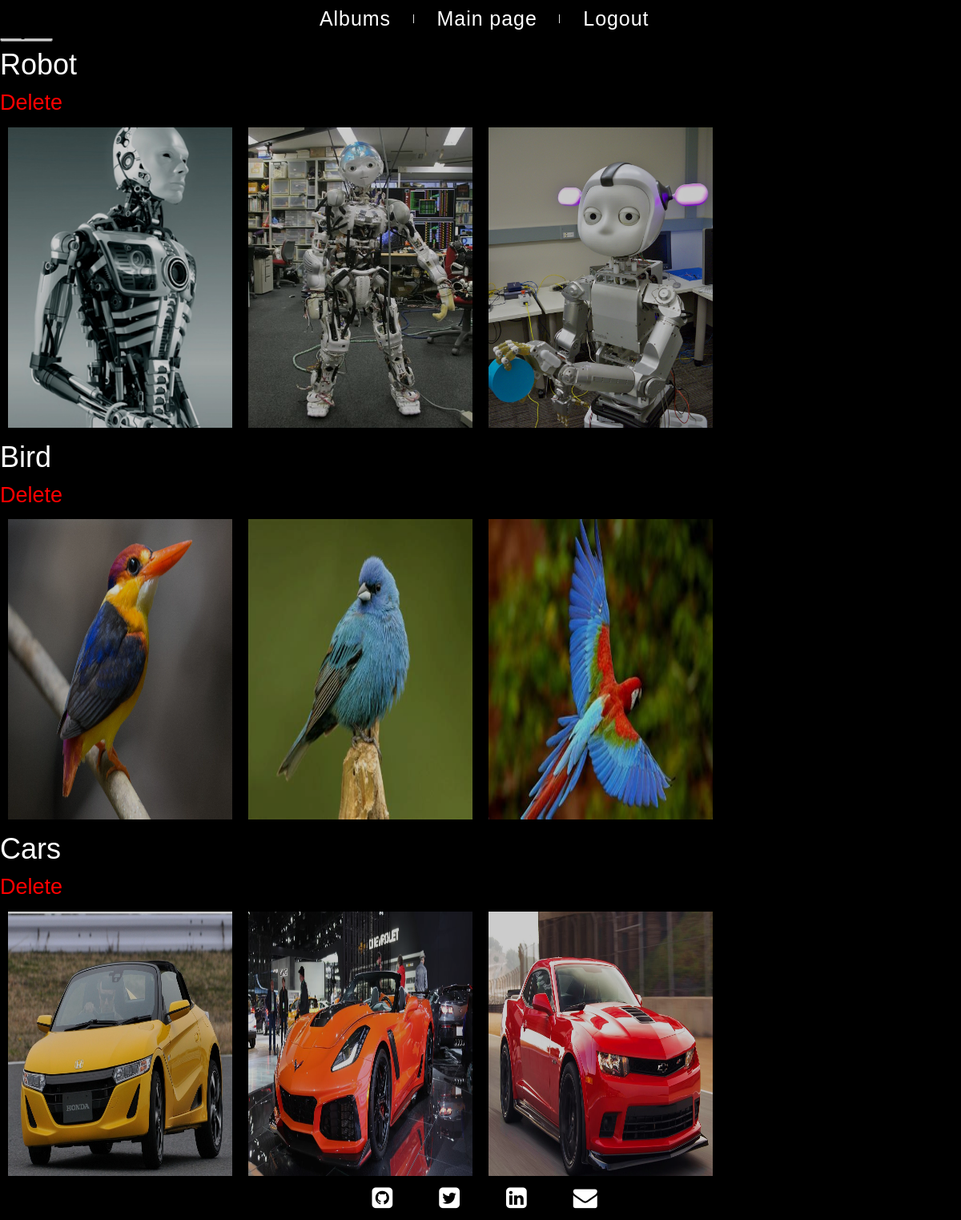
Page /album_menu on the earlier database version.
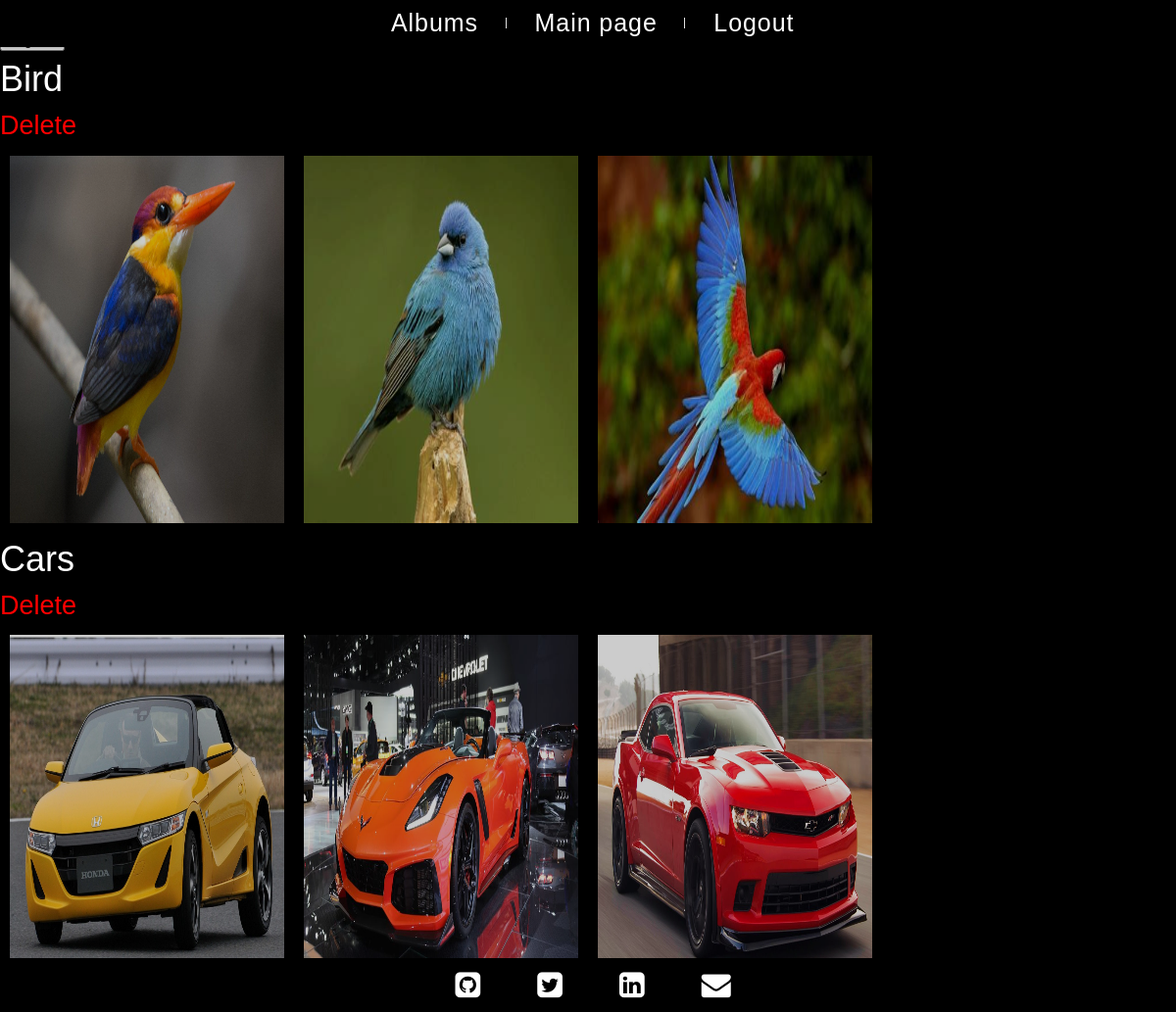
Same page on the later database version.
### models.py (models this page shows)
class Album(db.Model):
    id = db.Column(db.Integer, primary_key = True)
    name = db.Column(db.String(100))
    photos = db.relationship('Photo', backref='album', lazy='dynamic')

class Photo(db.Model):
    id = db.Column(db.Integer, primary_key = True)
    album_id = db.Column(db.Integer, db.ForeignKey('album.id'))
    image = db.Column(db.String(100))

### views.py (the view)
@app.route('/album_menu', methods=['GET', 'POST'])
def album_menu():
    form = RegisterAlbumForm()
    if form.validate_on_submit():
        new_album = Album(name = form.album_name.data)
        db.session.add(new_album)
        db.session.commit()
        return redirect(url_for('album_menu'))
    albums = Album.query.all()
    photos = Photo.query.all()
    return render_template('list_album.html', form = form, albums=albums, photos=photos)

### templates/list_album.html (shortened to what this page needs)
{% extends "base.html" %} {% block style %}
<link href="static/styles/album.css" rel="stylesheet"> {% endblock %} {% block top %}
<form action="{{url_for('album_menu')}}" method="POST">
    <div class="form-group">
    </div>
    <button type="submit" name='submit' class="registerbtn" value="register">Register</button>
</form>
{% endblock %} {% block body %} {% for album in albums %}
<div class="row">
    <h1><a href="{{url_for('uploaded_file', album_id=album.id)}}">{{album.name}}</a></h1>
    <h2><a href="/delete_album/{{album.id}}" style="color: red;">Delete</a></h2>
    {% for photo in photos if photo.album_id== album.id %}
    <div class="column">
        <img src="{{photo.image}}" alt="Robot Image">
    </div>
    {% endfor %}
</div>
{% endfor %} {% endblock %}

Differences in the rows shown:
removed Album: name "Robot"
no longer on this page (row edited): Photo: shows a picture, shown under "Robot"
no longer on this page (row edited): Photo: shows a picture, shown under "Robot"
no longer on this page (row edited): Photo: shows a picture, shown under "Robot"
